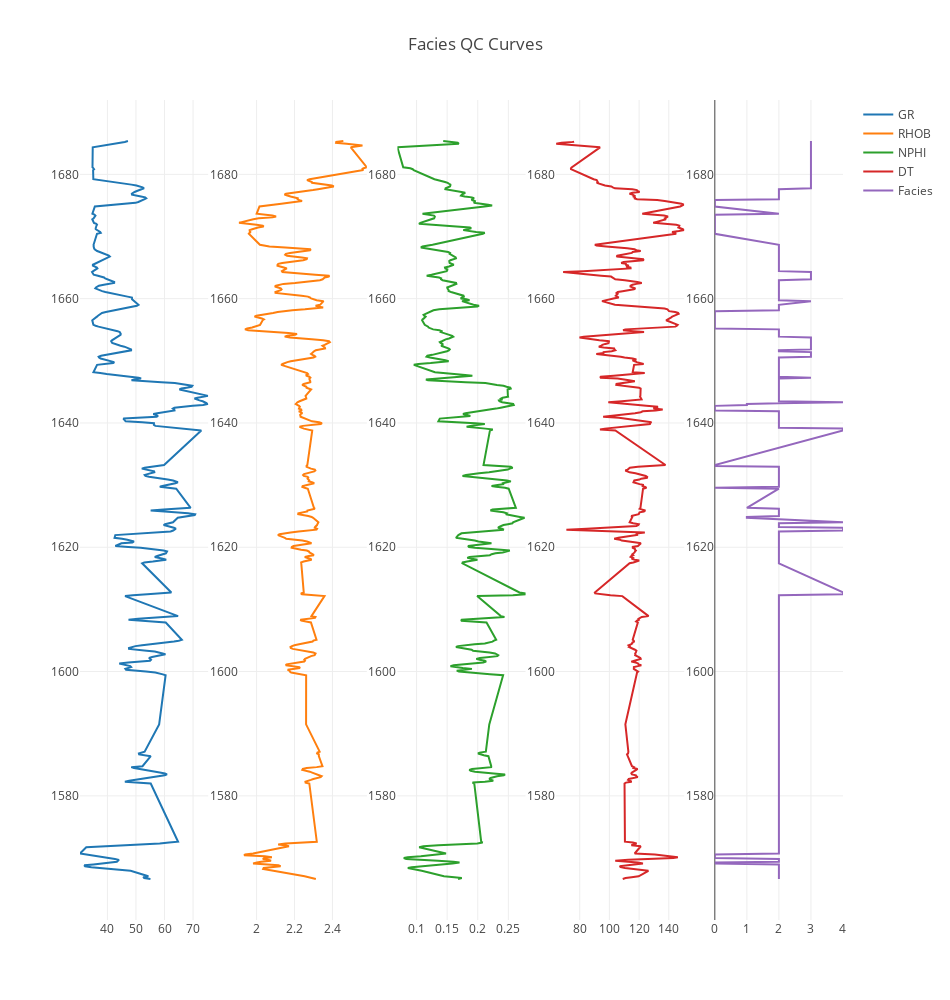

Here is the notebook cell this chart was saved with:
### Code cell
gamma_ray = go.Scatter(
    x = log['GR'],
    y = log['TVDSS'],
    name = 'GR'
)

density = go.Scatter(
    x = log['RHOB'],
    y = log['TVDSS'],
    name = 'RHOB'
)

neutron_density = go.Scatter(
    x = log['NPHI'],
    y = log['TVDSS'],
    name = 'NPHI'
)

sonic_log = go.Scatter(
    x = log['DT'],
    y = log['TVDSS'],
    name = 'DT'
)

facies_estimation = go.Scatter(
    x = log['FACIES'],
    y = log['TVDSS'],
    name = 'Facies'
)

layout = go.Layout(
    autosize=False,
    width=200,
    height=1000
)

fig = tools.make_subplots(rows=1, cols=5)

fig.append_trace(gamma_ray, 1, 1)
fig.append_trace(density, 1, 2)
fig.append_trace(neutron_density, 1, 3)
fig.append_trace(sonic_log, 1, 4)
fig.append_trace(facies_estimation, 1, 5)

fig['layout'].update(height=1000, width=950)
fig['layout'].update( title='Facies QC Curves')

iplot(fig, filename='basic-line')

### Figure 1 — Plotly figure (JSON) as saved in the notebook; plotly's stock layout.template omitted (floating-point values rounded to 4 significant figures; data arrays with more than 128 entries replaced by an {"elided": "..."} marker saying what was removed)
{"data": [{"name": "GR", "type": "scatter", "uid": "4d5f09d8-f03e-11e8-bf6d-185e0f19d231", "x": {"elided": "434 float values"}, "xaxis": "x", "y": {"elided": "434 float values"}, "yaxis": "y"}, {"name": "RHOB", "type": "scatter", "uid": "4d5f7ec2-f03e-11e8-b579-185e0f19d231", "x": {"elided": "434 float values"}, "xaxis": "x2", "y": {"elided": "434 float values"}, "yaxis": "y2"}, {"name": "NPHI", "type": "scatter", "uid": "4d5ff39a-f03e-11e8-9568-185e0f19d231", "x": {"elided": "434 float values"}, "xaxis": "x3", "y": {"elided": "434 float values"}, "yaxis": "y3"}, {"name": "DT", "type": "scatter", "uid": "4d606874-f03e-11e8-8529-185e0f19d231", "x": {"elided": "434 float values"}, "xaxis": "x4", "y": {"elided": "434 float values"}, "yaxis": "y4"}, {"name": "Facies", "type": "scatter", "uid": "4d60dd86-f03e-11e8-8cef-185e0f19d231", "x": {"elided": "434 int values"}, "xaxis": "x5", "y": {"elided": "434 float values"}, "yaxis": "y5"}], "layout": {"height": 1000, "title": "Facies QC Curves", "width": 950, "xaxis": {"anchor": "y", "domain": [0, 0.168]}, "xaxis2": {"anchor": "y2", "domain": [0.208, 0.376]}, "xaxis3": {"anchor": "y3", "domain": [0.416, 0.584]}, "xaxis4": {"anchor": "y4", "domain": [0.624, 0.792]}, "xaxis5": {"anchor": "y5", "domain": [0.832, 1]}, "yaxis": {"anchor": "x", "domain": [0, 1]}, "yaxis2": {"anchor": "x2", "domain": [0, 1]}, "yaxis3": {"anchor": "x3", "domain": [0, 1]}, "yaxis4": {"anchor": "x4", "domain": [0, 1]}, "yaxis5": {"anchor": "x5", "domain": [0, 1]}}}
